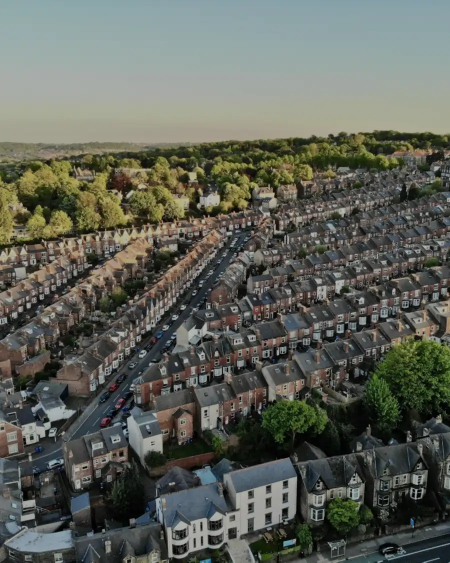
#> input picture assets/img/hero-terraces-900.webp, 900 x 1125 px (shown at 1/2 size)
$ python -i images.py   (imports and definitions only)
#> lines starting #> are read from the running program, lines starting #| are printed output that depends on the picture
#> further down, picture is the input picture: PIL image 900x1125 RGB; mean R, G, B 94.7, 98.3, 89.4
"""Find, fetch and track blog photos so no image is ever used twice.

  python tools/blog-images/images.py search commons "Burton upon Trent terraced"
  python tools/blog-images/images.py search pixabay "rental keys"      (needs PIXABAY_API_KEY)
  python tools/blog-images/images.py add commons "File:Some photo.jpg" <post-slug> <name>
  python tools/blog-images/images.py add pixabay 123456 <post-slug> <name>
  python tools/blog-images/images.py add stock <stock-id> <post-slug> <name>
  python tools/blog-images/images.py stock list
  python tools/blog-images/images.py stock commons "File:Some photo.jpg"   (fill the pool, run locally)
  python tools/blog-images/images.py graphic assets/img/blog/<file>.webp <post-slug>
  python tools/blog-images/images.py check
  python tools/blog-images/images.py seed          (one-off: record every image already on the site)

ledger.json is the record of every image on the site. `add` refuses a photo
that is already in it (same source id, or a near-identical picture by
perceptual hash, even if it came from somewhere else). `check` fails if any
post repeats an image, or a new post breaks the picture rules.

The stock pool (stock/) holds photos already fetched and licence-checked from
a machine Wikimedia lets through; the cloud blog agent is often refused there
(HTTP 429 on shared addresses). `add stock` moves one into the post and the
ledger and deletes it from the pool, so each is used once. stock/ is outside
assets/, so the site never serves it.

Security: downloads only over https from the hosts below, never SVG, opened
with Pillow and re-encoded (which drops EXIF/GPS and anything hidden in the
file). API keys are read from the environment and never printed or saved.
"""
import hashlib, html, io, json, os, pathlib, re, sys, tempfile, time, urllib.error, urllib.parse, urllib.request
from datetime import date
from PIL import Image

ROOT = pathlib.Path(__file__).resolve().parents[2]
LEDGER = pathlib.Path(__file__).with_name("ledger.json")
BLOG_IMG = ROOT / "assets" / "img" / "blog"
POSTS = ROOT / "src" / "posts"
STOCK = pathlib.Path(__file__).with_name("stock")
STOCK_LIST = STOCK / "stock.json"
UA = "GVNEstateInvestBlog/1.0 (https://www.gvnestateinvest.com; blog image sourcing)"
HOSTS = {"commons.wikimedia.org", "upload.wikimedia.org", "thumb.wikimedia.org", "pixabay.com", "cdn.pixabay.com"}
OPEN_LICENCES = re.compile(r"^(CC BY(-SA)? [0-9.]+|CC0|Public domain|PD)", re.I)
MAX_BYTES = 30 * 1024 * 1024
NEAR = 6                      # dHash Hamming distance that counts as the same picture
RULES_FROM = "2026-11-01"     # posts dated from here must have >=2 photos and <=1 graphic in the body
Image.MAX_IMAGE_PIXELS = 80_000_000


def die(msg):
    print("ERROR:", msg)
    sys.exit(1)


BLOCKED = pathlib.Path(tempfile.gettempdir()) / "gvn-blog-images-429"  # per machine, not committed
COOL_OFF = 30 * 60


# [48 lines left out: functions blocked_for, mark_blocked, get, not called in this run]


def load():
    return json.loads(LEDGER.read_text(encoding="utf-8")) if LEDGER.exists() else {"images": []}


def save(led):
    LEDGER.write_text(json.dumps(led, indent=1, ensure_ascii=False) + "\n", encoding="utf-8")


# [5 lines left out: function dhash, not called in this run]


def dist(a, b):
    return bin(int(a, 16) ^ int(b, 16)).count("1")


# [7 lines left out: function clash, not called in this run]


def strip_tags(s):
    return html.unescape(re.sub(r"<[^>]+>", "", s or "")).strip()


# ---------- search ----------
# [79 lines left out: functions search_commons, pixabay_key, search_pixabay, cmd_search, fetch_commons, fetch_pixabay, not called in this run]


def crop_3x2(im, w=1200, h=800):
#> called with w = 1200, h = 800
    r = im.width / im.height
#> r = 0.8
    if r > 1.5:
        nw = int(im.height * 1.5)
        im = im.crop(((im.width - nw) // 2, 0, (im.width - nw) // 2 + nw, im.height))
    else:
        nh = int(im.width / 1.5)
#> nh = 600
        top = max(0, int((im.height - nh) * 0.45))
#> top = 236
        im = im.crop((0, top, im.width, top + nh))
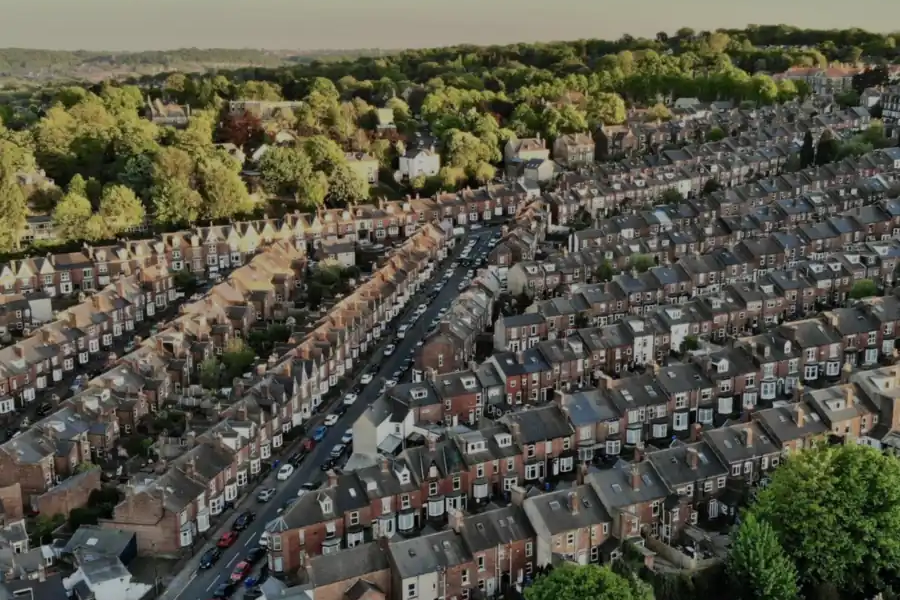
#> im: PIL image 900x600 RGB; mean R, G, B 87.4, 85.9, 71.9
    return im.resize((w, h), Image.LANCZOS)


# [13 lines left out: function prepare, not called in this run]


def load_stock():
    return json.loads(STOCK_LIST.read_text(encoding="utf-8")) if STOCK_LIST.exists() else {"photos": []}


def save_stock(st):
    STOCK.mkdir(exist_ok=True)
    STOCK_LIST.write_text(json.dumps(st, indent=1, ensure_ascii=False) + "\n", encoding="utf-8")


# [84 lines left out: functions take_stock, cmd_add, cmd_stock, cmd_graphic, not called in this run]


# ---------- check ----------
def post_images(text):
    body = text.split("-->", 1)[1] if "-->" in text else text
    return re.findall(r'<img\b[^>]*\bsrc="([^"]+)"', body)


# [67 lines left out: functions cmd_check, cmd_seed, not called in this run]


# [19 lines not run here, left out]

>>> from PIL import Image
>>> picture = Image.open('../../assets/img/hero-terraces-900.webp')
>>> result = crop_3x2(picture)

$ run again, on assets/img/blog/approvals-are-rising-purchase-lending-isn-t-what-the-uk-s-la-3.webp
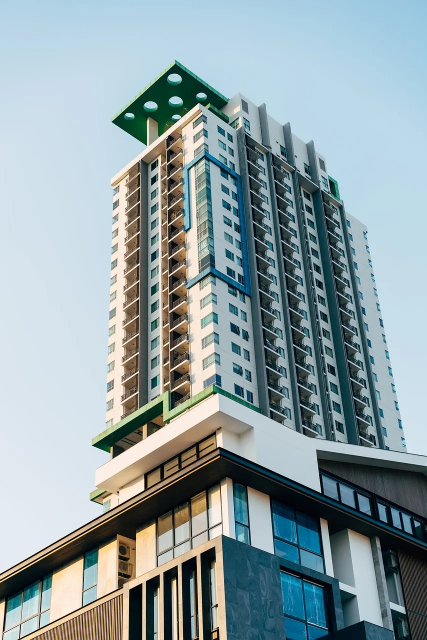
#> input picture assets/img/blog/approvals-are-rising-purchase-lending-isn-t-what-the-uk-s-la-3.webp, 854 x 1280 px (shown at 1/2 size)
#> picture is the input picture: PIL image 854x1280 RGB; mean R, G, B 143.2, 160.6, 164.8
#> in crop_3x2, `im = im.crop((0, top, im.width, top + nh))`:
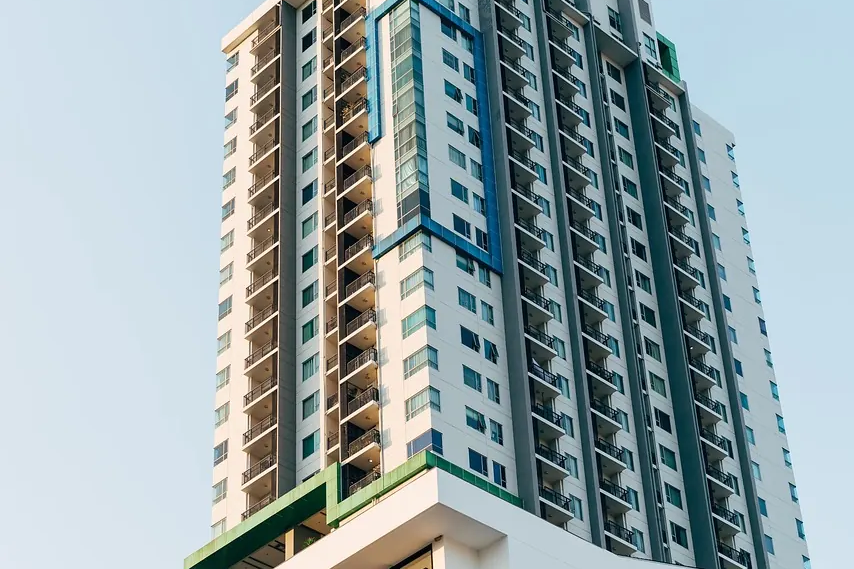
#> im: PIL image 854x569 RGB; mean R, G, B 149.5, 164.8, 168.1
